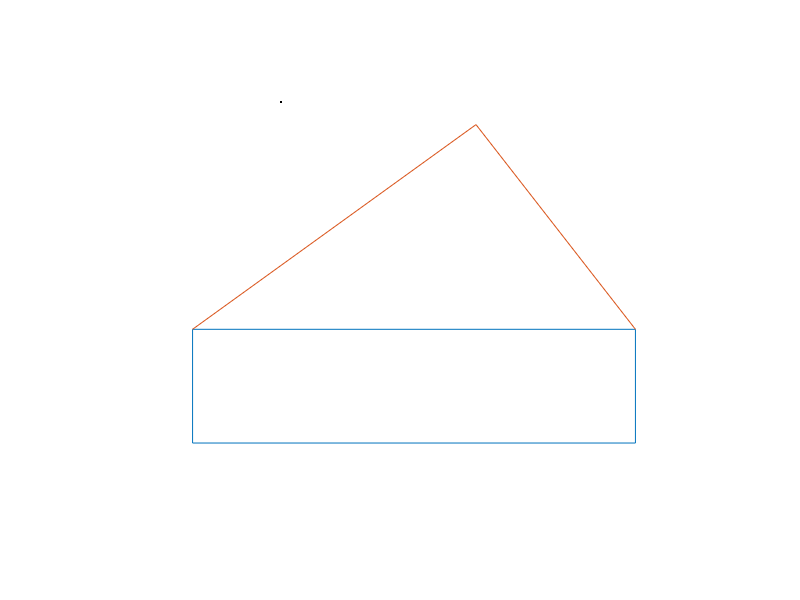

The MATLAB source for this figure: (Note: this script raises an error after producing the figure.)
clearvars
close all

fileName = 'fig-prob-2.pdf';

nodes = [0,0;
    5,0;
    5,1;
    16/5, 14/5;
    0,1];

elem = [1,2,3,5;
    3,4,5,3];

omega1 = [0,0; %rectangle
    5,0;
    5,1;
    0,1;
    0,0];

omega2 = [5,1; %right triangle
    16/5, 14/5;
    0,1];

axis equal

plot(omega1(:,1), omega1(:,2),'-',LineWidth=3,color='black')

axis([-1.0,6.0,-0.8,3.5])

axis off

hold on

plot(omega2(:,1), omega2(:,2),'-',LineWidth=3,color='black')

%Labels for global nodes
text(-0.4,-0.2,'\textcircled{1}',Interpreter='latex',FontSize=20)
text(5.1,-0.2,'\textcircled{2}',Interpreter='latex',FontSize=20)
text(5.1,1.0,'\textcircled{3}',Interpreter='latex',FontSize=20)
text(3,3,'\textcircled{4}',Interpreter='latex',FontSize=20)
text(-0.4,1.0,'\textcircled{5}',Interpreter='latex',FontSize=20)

%Labels for local nodes

%Element 1: rectangle
text(0.1,0.1,'$1$',Interpreter='latex',FontSize=12,color='blue')
text(4.8,0.1,'$2$',Interpreter='latex',FontSize=12,color='blue')
text(4.8,0.85,'$3$',Interpreter='latex',FontSize=12,color='blue')
text(0.1,0.85,'$4$',Interpreter='latex',FontSize=12,color='blue')

%Element 2: right triangle
text(4.65,1.1,'$1$',Interpreter='latex',FontSize=12,color='blue')
text(3.1,2.6,'$2$',Interpreter='latex',FontSize=12,color='blue')
text(0.4,1.1,'$3$',Interpreter='latex',FontSize=12,color = 'blue')

%Length of the edges
text(2.5,-0.2,'$5$',Interpreter='latex',FontSize=15,color='red')
text(5.1,0.5,'$1$',Interpreter='latex',FontSize=15,color='red')
text(4.2,2.0,'$3$',Interpreter='latex',FontSize=15,color='red')
text(1.4,2.0,'$4$',Interpreter='latex',FontSize=15,color='red')

%Labels of the elements
text(2.45,0.5,'$$\Omega^{1}$$',Interpreter='latex',FontSize=22)
text(2.75,1.7,'$$\Omega^{2}$$',Interpreter='latex',FontSize=22)

hold off

saveas(gcf,fileName,'pdf')